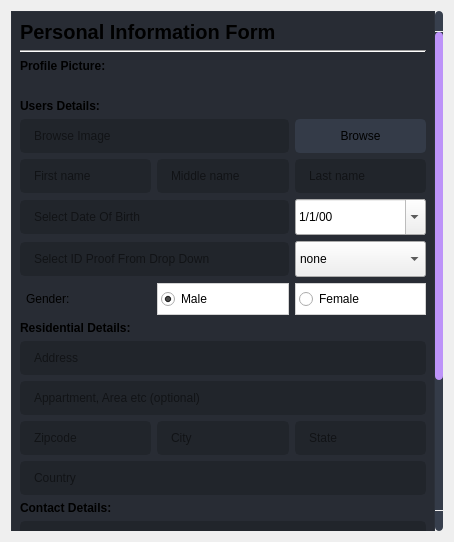
<?xml version="1.0" encoding="UTF-8"?>
<ui version="4.0">
 <class>Form</class>
 <widget class="QWidget" name="Form">
  <property name="geometry">
   <rect>
    <x>0</x>
    <y>0</y>
    <width>454</width>
    <height>542</height>
   </rect>
  </property>
  <property name="windowTitle">
   <string>Form</string>
  </property>
  <property name="styleSheet">
   <string notr="true">QLineEdit {
	background-color: rgb(33, 37, 43);
	border-radius: 5px;
	border: 2px solid rgb(33, 37, 43);
	padding-left: 10px;
	selection-color: rgb(255, 255, 255);
	selection-background-color: rgb(255, 121, 198);
}
QLineEdit:hover {
	border: 2px solid rgb(64, 71, 88);
}
QLineEdit:focus {
	border: 2px solid rgb(91, 101, 124);
}
#middle_scroll_area_vcont{

	background-color: rgb(40, 44, 52);
	border: 1px solid rgb(44, 49, 58)}

/* /////////////////////////////////////////////////////////////////////////////////////////////////
Button */
 QPushButton {
	border: 2px solid rgb(52, 59, 72);
	border-radius: 5px;	
	background-color: rgb(52, 59, 72);
}
 QPushButton:hover {
	background-color: rgb(57, 65, 80);
	border: 2px solid rgb(61, 70, 86);
}
 QPushButton:pressed {	
	background-color: rgb(35, 40, 49);
	border: 2px solid rgb(43, 50, 61);
}



/* /////////////////////////////////////////////////////////////////////////////////////////////////
ScrollBars */
QScrollBar:horizontal {
    border: none;
    background: rgb(52, 59, 72);
    height: 8px;
    margin: 0px 21px 0 21px;
	border-radius: 0px;
}
QScrollBar::handle:horizontal {
    background: rgb(189, 147, 249);
    min-width: 25px;
	border-radius: 4px
}
QScrollBar::add-line:horizontal {
    border: none;
    background: rgb(55, 63, 77);
    width: 20px;
	border-top-right-radius: 4px;
    border-bottom-right-radius: 4px;
    subcontrol-position: right;
    subcontrol-origin: margin;
}
QScrollBar::sub-line:horizontal {
    border: none;
    background: rgb(55, 63, 77);
    width: 20px;
	border-top-left-radius: 4px;
    border-bottom-left-radius: 4px;
    subcontrol-position: left;
    subcontrol-origin: margin;
}
QScrollBar::up-arrow:horizontal, QScrollBar::down-arrow:horizontal
{
     background: none;
}
QScrollBar::add-page:horizontal, QScrollBar::sub-page:horizontal
{
     background: none;
}
 QScrollBar:vertical {
	border: none;
    background: rgb(52, 59, 72);
    width: 8px;
    margin: 21px 0 21px 0;
	border-radius: 0px;
 }
 QScrollBar::handle:vertical {	
	background: rgb(189, 147, 249);
    min-height: 25px;
	border-radius: 4px
 }
 QScrollBar::add-line:vertical {
     border: none;
    background: rgb(55, 63, 77);
     height: 20px;
	border-bottom-left-radius: 4px;
    border-bottom-right-radius: 4px;
     subcontrol-position: bottom;
     subcontrol-origin: margin;
 }
 QScrollBar::sub-line:vertical {
	border: none;
    background: rgb(55, 63, 77);
     height: 20px;
	border-top-left-radius: 4px;
    border-top-right-radius: 4px;
     subcontrol-position: top;
     subcontrol-origin: margin;
 }
 QScrollBar::up-arrow:vertical, QScrollBar::down-arrow:vertical {
     background: none;
 }

 QScrollBar::add-page:vertical, QScrollBar::sub-page:vertical {
     background: none;
 }</string>
  </property>
  <layout class="QHBoxLayout" name="horizontalLayout">
   <item>
    <widget class="QScrollArea" name="main_middle_scroll_area">
     <property name="sizePolicy">
      <sizepolicy hsizetype="Preferred" vsizetype="Preferred">
       <horstretch>0</horstretch>
       <verstretch>0</verstretch>
      </sizepolicy>
     </property>
     <property name="minimumSize">
      <size>
       <width>0</width>
       <height>100</height>
      </size>
     </property>
     <property name="styleSheet">
      <string notr="true">


QRadioButton{
background : white;
height: 30px;
padding-left:3px;
border: 1px solid lightgray
}

QComboBox{
height: 30px;
}

QLabel{
	font-family: &quot;DejaVu Serif&quot; ;

font-weight: bold;
}

QPushButton{
height: 30px;

}
QDateEdit{
height: 30px;

}

QLineEdit{
height: 30px;

}


/*
QScrollArea{
  border: 1px solid black;
border-top-left-radius: 30px;
border-top-right-radius: 30px;
padding-left: 30px;
padding-right: 30px;
padding-top: 10px;
padding-bottom: 10px;
}
*/
</string>
     </property>
     <property name="frameShape">
      <enum>QFrame::NoFrame</enum>
     </property>
     <property name="frameShadow">
      <enum>QFrame::Sunken</enum>
     </property>
     <property name="widgetResizable">
      <bool>true</bool>
     </property>
     <widget class="QWidget" name="middle_scroll_area_vcont">
      <property name="geometry">
       <rect>
        <x>0</x>
        <y>0</y>
        <width>428</width>
        <height>812</height>
       </rect>
      </property>
      <property name="styleSheet">
       <string notr="true"/>
      </property>
      <layout class="QVBoxLayout" name="verticalLayout_10">
       <item>
        <widget class="QLabel" name="personal_info_header">
         <property name="styleSheet">
          <string notr="true">*{font-family:  &quot;DejaVu Math TeX Gyre&quot;;
	font-size:20px
}</string>
         </property>
         <property name="text">
          <string>Personal Information Form</string>
         </property>
        </widget>
       </item>
       <item>
        <widget class="Line" name="under_personal_header_line">
         <property name="orientation">
          <enum>Qt::Horizontal</enum>
         </property>
        </widget>
       </item>
       <item>
        <widget class="QLabel" name="profile_pic_label">
         <property name="sizePolicy">
          <sizepolicy hsizetype="Preferred" vsizetype="Fixed">
           <horstretch>0</horstretch>
           <verstretch>0</verstretch>
          </sizepolicy>
         </property>
         <property name="text">
          <string>Profile Picture:</string>
         </property>
        </widget>
       </item>
       <item>
        <layout class="QHBoxLayout" name="image_vcont">
         <item>
          <widget class="QLabel" name="image_profile">
           <property name="sizePolicy">
            <sizepolicy hsizetype="Fixed" vsizetype="Fixed">
             <horstretch>0</horstretch>
             <verstretch>0</verstretch>
            </sizepolicy>
           </property>
           <property name="maximumSize">
            <size>
             <width>100</width>
             <height>100</height>
            </size>
           </property>
           <property name="autoFillBackground">
            <bool>false</bool>
           </property>
           <property name="styleSheet">
            <string notr="true"/>
           </property>
           <property name="text">
            <string/>
           </property>
           <property name="pixmap">
            <pixmap>../../../../Pictures/Wallpapers/wallhaven-g821oe.jpg</pixmap>
           </property>
           <property name="scaledContents">
            <bool>true</bool>
           </property>
          </widget>
         </item>
        </layout>
       </item>
       <item>
        <widget class="QLabel" name="User_detail_label">
         <property name="sizePolicy">
          <sizepolicy hsizetype="Preferred" vsizetype="Fixed">
           <horstretch>0</horstretch>
           <verstretch>0</verstretch>
          </sizepolicy>
         </property>
         <property name="minimumSize">
          <size>
           <width>0</width>
           <height>0</height>
          </size>
         </property>
         <property name="text">
          <string>Users Details:</string>
         </property>
        </widget>
       </item>
       <item>
        <layout class="QGridLayout" name="form_gridCont">
         <item row="1" column="0">
          <widget class="QLineEdit" name="first_name">
           <property name="placeholderText">
            <string>First name</string>
           </property>
          </widget>
         </item>
         <item row="1" column="1">
          <widget class="QLineEdit" name="middle_name">
           <property name="placeholderText">
            <string>Middle name</string>
           </property>
          </widget>
         </item>
         <item row="6" column="0" colspan="2">
          <widget class="QLineEdit" name="dob">
           <property name="readOnly">
            <bool>true</bool>
           </property>
           <property name="placeholderText">
            <string>Select Date Of Birth</string>
           </property>
          </widget>
         </item>
         <item row="18" column="0" colspan="3">
          <widget class="QLineEdit" name="phone_no_opt">
           <property name="placeholderText">
            <string>Phone Number 2 (optional)</string>
           </property>
          </widget>
         </item>
         <item row="20" column="1">
          <widget class="QPushButton" name="submit_btn">
           <property name="text">
            <string>Next</string>
           </property>
          </widget>
         </item>
         <item row="7" column="0" colspan="2">
          <widget class="QLineEdit" name="file_Selection_label">
           <property name="text">
            <string/>
           </property>
           <property name="readOnly">
            <bool>true</bool>
           </property>
           <property name="placeholderText">
            <string>Select ID Proof From Drop Down</string>
           </property>
          </widget>
         </item>
         <item row="13" column="2">
          <widget class="QLineEdit" name="state">
           <property name="placeholderText">
            <string>State</string>
           </property>
          </widget>
         </item>
         <item row="13" column="1">
          <widget class="QLineEdit" name="city">
           <property name="placeholderText">
            <string>City</string>
           </property>
          </widget>
         </item>
         <item row="16" column="0" colspan="3">
          <widget class="QLineEdit" name="email_id">
           <property name="sizePolicy">
            <sizepolicy hsizetype="Preferred" vsizetype="Fixed">
             <horstretch>0</horstretch>
             <verstretch>0</verstretch>
            </sizepolicy>
           </property>
           <property name="placeholderText">
            <string>Email ID</string>
           </property>
          </widget>
         </item>
         <item row="14" column="0" colspan="3">
          <widget class="QLineEdit" name="country">
           <property name="placeholderText">
            <string>Country</string>
           </property>
          </widget>
         </item>
         <item row="12" column="0" colspan="3">
          <widget class="QLineEdit" name="address_opt">
           <property name="placeholderText">
            <string>Appartment, Area etc (optional)</string>
           </property>
          </widget>
         </item>
         <item row="0" column="0" colspan="2">
          <widget class="QLineEdit" name="browse_img">
           <property name="readOnly">
            <bool>true</bool>
           </property>
           <property name="placeholderText">
            <string>Browse Image</string>
           </property>
          </widget>
         </item>
         <item row="17" column="0" colspan="3">
          <widget class="QLineEdit" name="phone_no">
           <property name="placeholderText">
            <string>Phone Number</string>
           </property>
          </widget>
         </item>
         <item row="11" column="0" colspan="3">
          <widget class="QLineEdit" name="address">
           <property name="placeholderText">
            <string>Address</string>
           </property>
          </widget>
         </item>
         <item row="19" column="0" colspan="3">
          <widget class="QLineEdit" name="tele_phone_no_opt">
           <property name="placeholderText">
            <string>Tele Number (optional)</string>
           </property>
          </widget>
         </item>
         <item row="15" column="0">
          <widget class="QLabel" name="Contact_det_label">
           <property name="text">
            <string>Contact Details:</string>
           </property>
          </widget>
         </item>
         <item row="0" column="2">
          <widget class="QPushButton" name="browse_profile_btn">
           <property name="text">
            <string>Browse</string>
           </property>
          </widget>
         </item>
         <item row="6" column="2">
          <widget class="QDateEdit" name="dob_setter">
           <property name="showGroupSeparator" stdset="0">
            <bool>false</bool>
           </property>
           <property name="displayFormat">
            <string>d/M/yy</string>
           </property>
           <property name="calendarPopup">
            <bool>true</bool>
           </property>
           <property name="timeSpec">
            <enum>Qt::LocalTime</enum>
           </property>
          </widget>
         </item>
         <item row="7" column="2">
          <widget class="QComboBox" name="id_proof_drop_down">
           <item>
            <property name="text">
             <string>none</string>
            </property>
           </item>
           <item>
            <property name="text">
             <string>Adhar Card</string>
            </property>
           </item>
           <item>
            <property name="text">
             <string>Pan Card</string>
            </property>
           </item>
          </widget>
         </item>
         <item row="13" column="0">
          <widget class="QLineEdit" name="zipcode">
           <property name="placeholderText">
            <string>Zipcode</string>
           </property>
          </widget>
         </item>
         <item row="1" column="2">
          <widget class="QLineEdit" name="last_name">
           <property name="placeholderText">
            <string>Last name</string>
           </property>
          </widget>
         </item>
         <item row="9" column="0">
          <widget class="QLabel" name="Residential_label">
           <property name="text">
            <string>Residential Details:</string>
           </property>
          </widget>
         </item>
         <item row="8" column="1">
          <widget class="QRadioButton" name="male_radioButton">
           <property name="text">
            <string>Male</string>
           </property>
           <property name="checked">
            <bool>true</bool>
           </property>
          </widget>
         </item>
         <item row="8" column="2">
          <widget class="QRadioButton" name="female_radioButton">
           <property name="text">
            <string>Female</string>
           </property>
          </widget>
         </item>
         <item row="8" column="0">
          <widget class="QLabel" name="gender_label">
           <property name="styleSheet">
            <string notr="true">*{
font-weight:0;
	font: 10pt &quot;Fira Mono&quot;;
padding-left: 3px
}</string>
           </property>
           <property name="text">
            <string>Gender:</string>
           </property>
          </widget>
         </item>
        </layout>
       </item>
      </layout>
     </widget>
    </widget>
   </item>
  </layout>
 </widget>
 <resources/>
 <connections/>
</ui>
